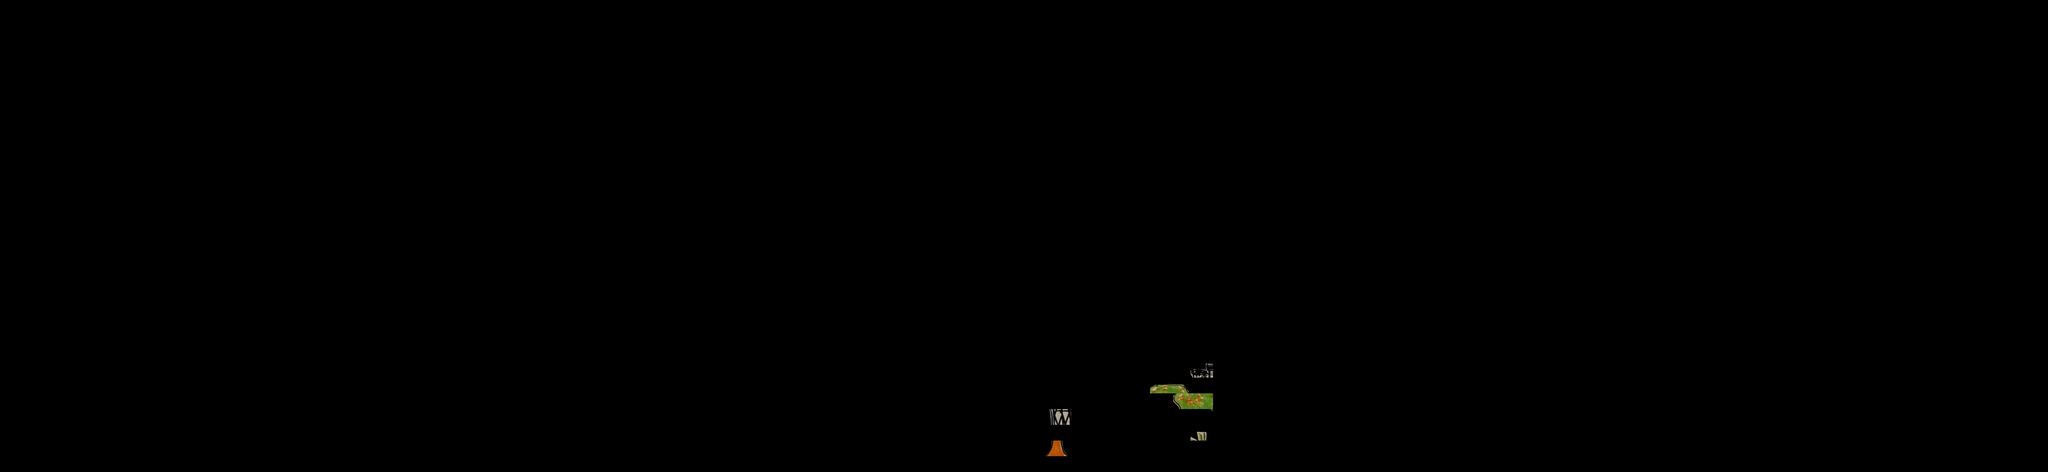

A level layout from a 2D game, rendered from its tile map. Below: a short description, then the map file with tile-grid data replaced by summaries:
An orthogonal 130x30 tile map with 32x32 px tiles, 1 tile layer (Tile Layer 1).

<map version="1.2" tiledversion="1.3.2" orientation="orthogonal" renderorder="right-down" compressionlevel="-1" width="130" height="30" tilewidth="32" tileheight="32" infinite="0" nextlayerid="3" nextobjectid="1">
 <tileset firstgid="1" source="TTileSet1.tsx" />
 <layer id="1" name="Tile Layer 1" width="130" height="30">
  <data>[3900 cells, 189 non-empty, 52 distinct tile ids]</data>
 </layer>
 <objectgroup id="2" name="MapPoints" />
</map>
